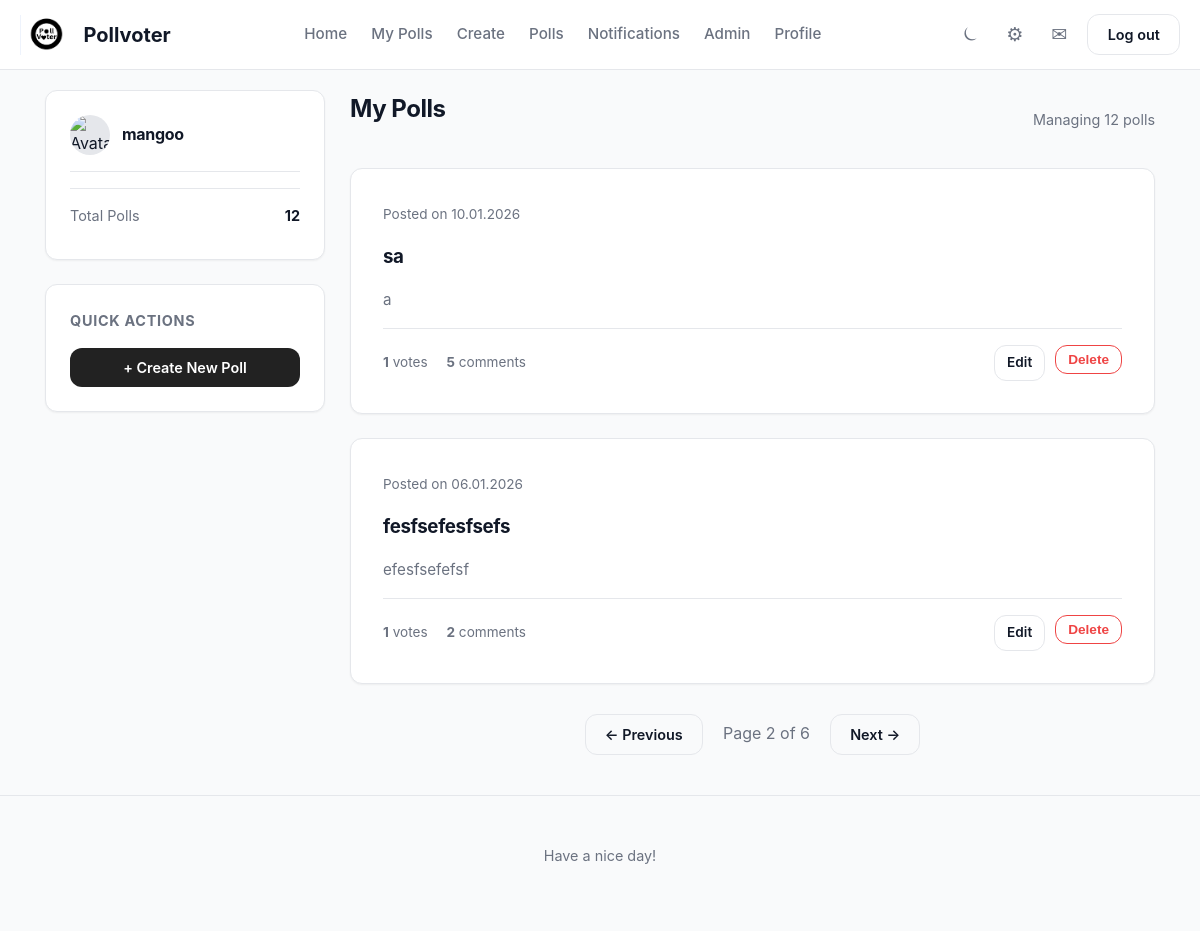
The page /my_polls?page=2 (signed in) on the database as committed earlier.
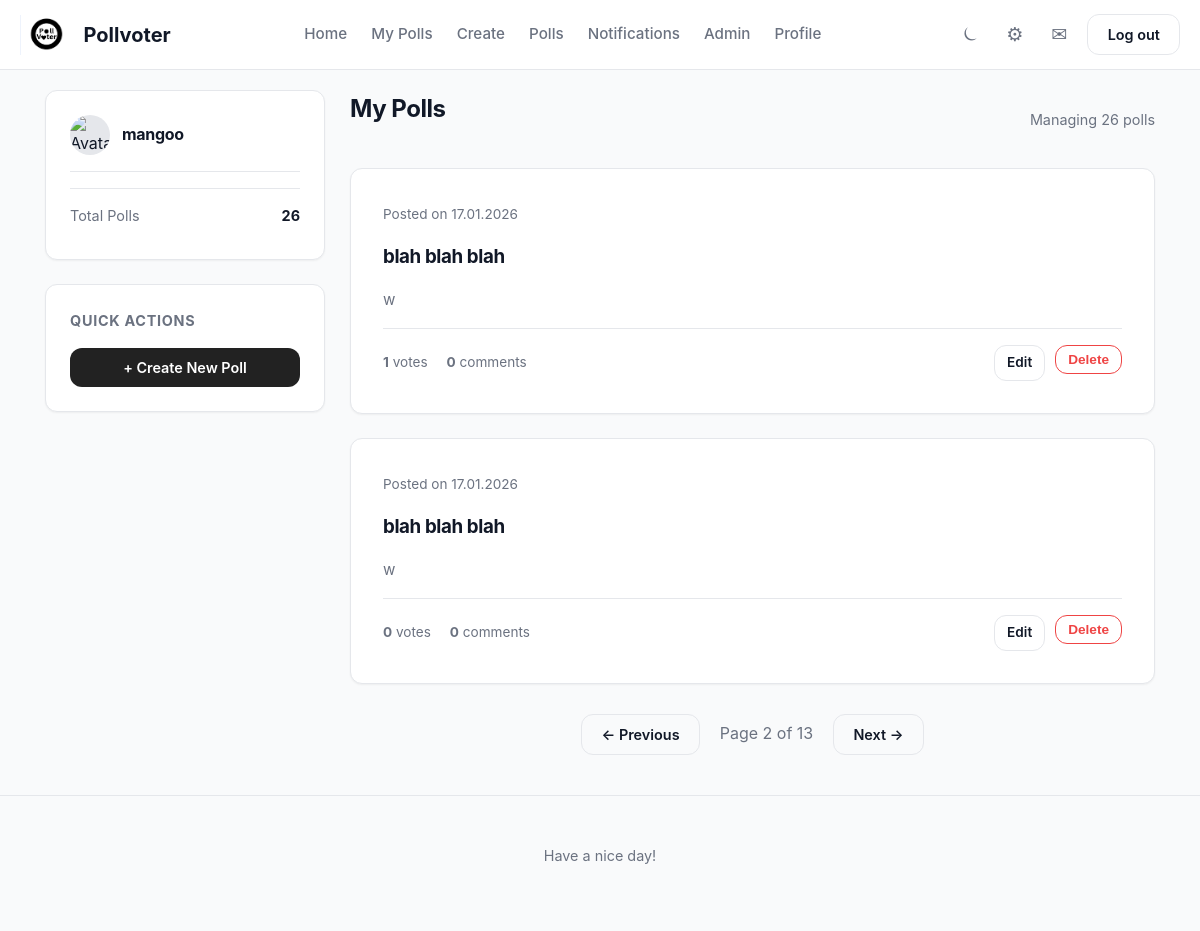
The same page on the database as committed later.
### app/models.py (models this page shows, shortened)
class Poll(db.Model):
    __tablename__ = "poll"
    id = Column(Integer, primary_key=True)
    title = Column(Text, nullable=False)
    description = Column(String(120))
    created_at = Column(DateTime, default=datetime.now)
    user_id = Column(Integer, ForeignKey("user.id"), nullable=False)
    end_date = Column(DateTime, nullable=True)
    author = relationship("User", back_populates="polls")
    comments = relationship("Comment", back_populates="poll", cascade="all, delete-orphan")
    options = relationship("PollOption", back_populates="poll", cascade="all, delete-orphan")
    votes = relationship("Vote", back_populates="poll", cascade="all, delete-orphan")
    def getvotecount(self):
        return len(self.votes)

### app/routes.py (the view)
@polls.route("/my_polls")
@login_required
def my_polls():
    page = request.args.get("page", 1, type=int)
    user_polls = Poll.query.filter_by(user_id = current_user.id).order_by(Poll.created_at.desc()).paginate(page=page, per_page=2)
    return render_template("my_polls.html", polls = user_polls)

### app/__init__.py (called while the page is built)
def create_app():
    app = Flask(__name__)
    app.config['SECRET_KEY'] = 'your_secret_key'
    app.config['SQLALCHEMY_DATABASE_URI'] = 'sqlite:///pollvoter.db'
    app.config['SQLALCHEMY_TRACK_MODIFICATIONS'] = False
    app.config["UPLOAD_FOLDER"] = "static/uploads"
    app.config["PFP_FOLDER"] =  "app/static/uploads/pfp"
    db.init_app(app)
    login_manager.init_app(app)
    migrate.init_app(app, db)
    app.register_blueprint(auth)
    app.register_blueprint(main)
    app.register_blueprint(polls)
    app.register_blueprint(admin)
    @login_manager.user_loader
    def load_user(userid):
        return User.query.get(int(userid))
    return app

### app/routes.py (called while the page is built)
@main.app_context_processor
def dropdown_notifications():
    if current_user.is_authenticated:
        unread_count = Notification.query.filter_by(recipient_id = current_user.id, is_read = False).count()
        latest_notifs = Notification.query.filter_by(recipient_id = current_user.id).order_by(Notification.created_at.desc()).limit(5).all()
        return dict(unread_count = unread_count, latest_notifs = latest_notifs)
    return dict(unread_count = 0, latest_notifs = [])

### app/templates/my_polls.html (shortened to what the changed rows need)
{% extends "base.html" %}
{% block content %}
<div class="dashboard-layout">
    <aside class="sidebar">
        <div class="sidebar-widget">
            <div style="font-size: 0.9rem; color: var(--text-muted);">
                <div style="display:flex; justify-content:space-between; margin-bottom: 8px;">
                    <span>Total Polls</span>
                    <b style="color: var(--text-main);">{{ polls.total }}</b>
                </div>
            </div>
        </div>
    </aside>
    <main class="feed">
        <div style="display:flex; justify-content:space-between; align-items:center; margin-bottom: 20px;">
            <h2>My Polls</h2>
            <span style="color: var(--text-muted); font-size: 0.9rem;">Managing {{ polls.total }} polls</span>
        </div>
        {% if polls.items %}
            {% for poll in polls.items %}
            <div class="poll-card">
                <div class="poll-header" style="justify-content: space-between;">
                    <span style="font-size: 0.85rem; color: var(--text-muted);">
                        Posted on {{ poll.created_at.strftime('%d.%m.%Y') }}
                    </span>
                    </div>
                <div style="margin: 15px 0;">
                    <h3 class="poll-question">
                        <a href="{{ url_for('polls.poll_detail', poll_id=poll.id) }}">{{ poll.title }}</a>
                    </h3>
                    {% if poll.description %}
                        <p style="font-size: 0.95rem; color: var(--text-muted); margin-bottom: 15px;">
                            {{ poll.description }}
                        </p>
                    {% endif %}
                </div>
                <div class="poll-meta-footer">
                    <div class="stats">
                        <span style="margin-right: 15px;">
                             <strong>{{ poll.getvotecount() }}</strong> votes
                        </span>
                        <span>
                             <strong>{{ poll.comments|length }}</strong> comments
                        </span>
                    </div>
                    <div class="actions" style="display:flex; gap: 10px;">
                        <a href="{{ url_for('polls.edit_poll', poll_id=poll.id) }}" class="btn btn-outline" style="padding: 6px 12px; font-size: 0.85rem;">
                            Edit
                        </a>
                        <form action="{{url_for('polls.delete_poll', poll_id = poll.id)}}" method="POST" style="display:inline;">
                            <button type="submit" class="btn btn-outline"
                                    style="padding: 6px 12px; font-size: 0.85rem; color: #EF4444; border-color: #EF4444;"
                                    onclick="return confirm('Are you sure you want to delete this poll?')">
                                Delete
                            </button>
                        </form>
                    </div>
                </div>
            </div>
            {% endfor %}
            <div class="pagination" style="display: flex; justify-content: center; gap: 10px; margin-top: 30px;">
                {% if polls.has_prev %}
                    <a href="{{ url_for('polls.my_polls', page=polls.prev_num) }}" class="btn btn-outline">← Previous</a>
                {% endif %}
                <span style="display: flex; align-items: center; padding: 0 10px; color: var(--text-muted);">
                    Page {{ polls.page }} of {{ polls.pages }}
                </span>
                {% if polls.has_next %}
                    <a href="{{ url_for('polls.my_polls', page=polls.next_num) }}" class="btn btn-outline">Next →</a>
                {% endif %}
            </div>
        {% else %}
            <div class="card" style="text-align: center; padding: 40px;">
                <h3 style="color: var(--text-muted);">It's quiet here...</h3>
                <p>You haven't posted any polls yet.</p>
                <a href="{{ url_for('polls.create_poll') }}" class="btn btn-primary" style="margin-top: 10px;">Create your first poll</a>
            </div>
        {% endif %}
    </main>
</div>
{% endblock %}

Rows that differ between the two databases and show on the page:
no longer on this page (row unchanged): Poll: created_at "10.01.2026", title "sa", description "a", getvotecount "1", comments|length "5"
no longer on this page (row unchanged): Poll: created_at "06.01.2026", title "fesfsefesfsefs", description "efesfsefefsf", getvotecount "1", comments|length "2"
added Poll: created_at "17.01.2026", title "blah blah blah", description "w", getvotecount "1", comments|length "0"
added Poll: created_at "17.01.2026", title "blah blah blah", description "w", getvotecount "0", comments|length "0"
Other text that changed with them:
{{ polls.total }}: "12" → "26"
{{ polls.pages }}: "6" → "13"
